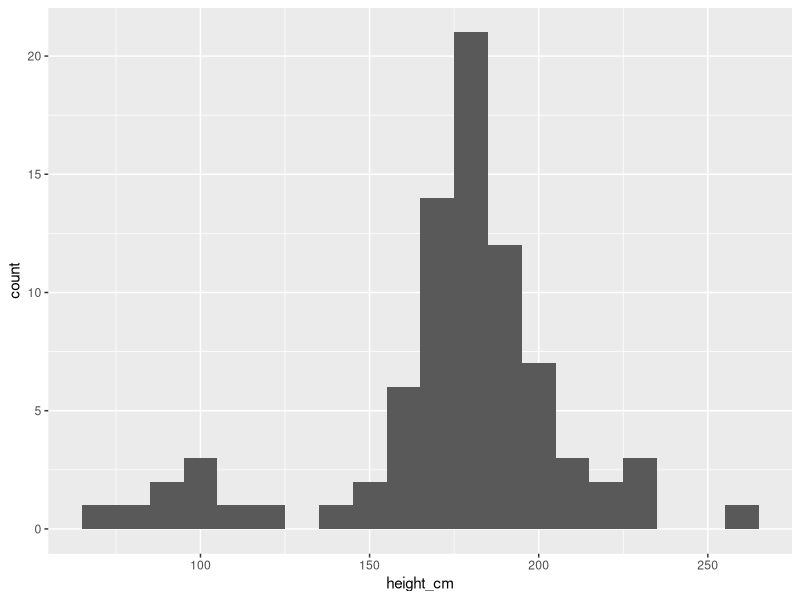
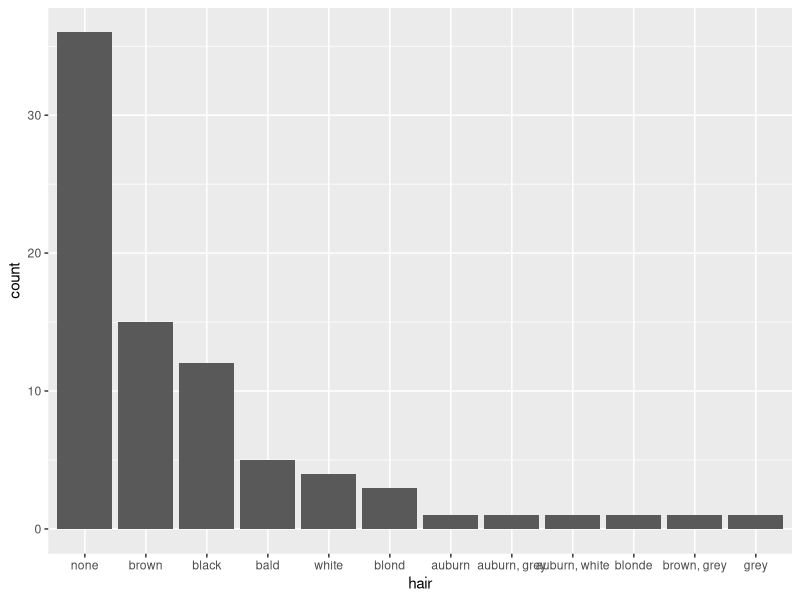
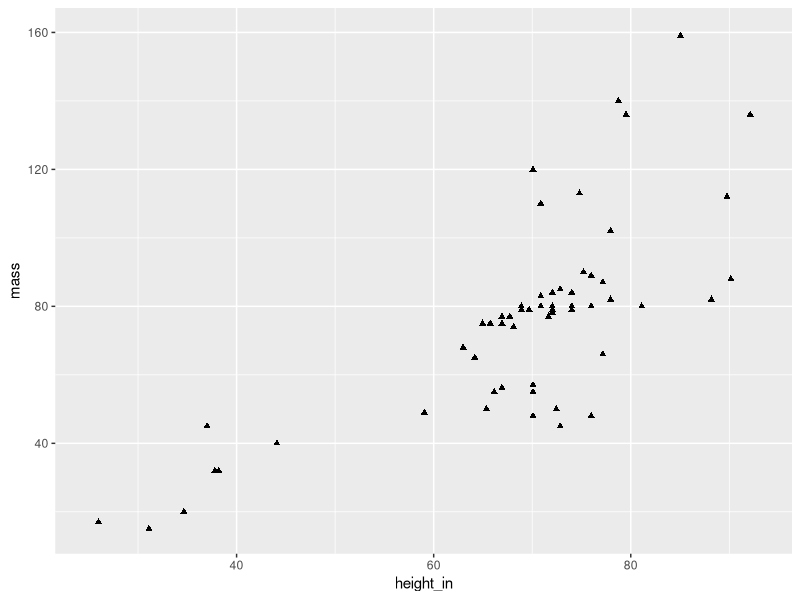

Write R code to recreate these figures, in order.
library(tidyverse)

## Create your goal tibble to replicate

# # Run this line to see what your end product should look like
# sw.wrangled.goal <- read_csv("data/sw-wrangled.csv") %>% 
#   mutate(across(c(hair, gender, species, homeworld), factor)) # this is a quick-and-dirty fix to account for odd importing behavior
# 
# # View in console
# sw.wrangled.goal 
# 
# # Examine the structure of the df and take note of data types
# # Look closely at factors (you may need another function to do so) to see their levels
# str(sw.wrangled.goal) 
# 
# 
# 
# ## Use the built-in starwars dataset to replicate the tibble above in a tbl called sw.wrangled
# # If you get stuck, use comments to "hold space" for where you know code needs to go to achieve a goal you're not sure how to execute
# sw.wranged <- starwars # %>% ...
# 
# 
# 
# ## Check that your sw.wrangled df is identical to the goal df
# # Use any returned information about mismatches to adjust your code as needed
# all.equal(sw.wrangled.goal, sw.wrangled.goal)


sw.wrangled <- starwars %>% 
  # Select only needed columns & rename height (to height_cm) and hair_color (to hair)
  select(name, height_cm = height, mass, hair = hair_color, gender, species, homeworld) %>% 
  # Filter out any rows where height data is missing
  filter(!is.na(height_cm)) %>% 
  # Break names into two columns (first_name, last_name); use first space " " as delimiter
  ## too_many="merge": if more than one delim (space) is found, merge everything after the space into the second column
  ## too_few="align_start": if less than one delim is found, treat the name like a first name and make last_name NA
  ## notice where in the column order the new columns appear vs if you did this with a mutate 
  separate_wider_delim(name, delim=" ", names = c("first_name", "last_name"), too_many="merge", too_few = "align_start") %>% 
  # Change categorical variables to factors
  mutate(
    ## for the 2 detected levels of gender (feminine, masculine) relabel (i.e., rename/replace those values) with f & m
    gender = factor(gender, levels = c("feminine", "masculine"), labels = c("f", "m")),
    ## convert character values in species to all upper case before creating factor levels
    species = factor(str_to_upper(species)),
    homeworld = factor(homeworld)) %>% 
  # create a second height column by converting cm to inches
  mutate(height_in = height_cm*.3937) %>% 
  # where there is no value in hair, use value "bald"
  mutate(hair = factor(replace_na(hair, "bald"))) %>% 
  # create a logical variable that returns true if "brown" is anywhere in the string value for hair 
  mutate(brown_hair = str_detect(hair, "brown")) %>% 
  # create an initials column by concatenating the first characters of the first and last name
  ## str_sub(colname, 1, 1) -- the '1,1' bit means the first character to include is the one in position 1
  ## and the last is in position 1 (so just the first character)
  mutate(initials = paste0(str_sub(first_name, 1, 1), str_sub(last_name, 1, 1))) %>% 
  # move the new height_in column to be immediately left of the height_cm column 
  relocate(height_in, .before = height_cm) %>% 
  # move the new initials column to be immediately right of the last_name column
  relocate(initials, .after = last_name) %>% 
  # sort by last_name and then (when last_name matches) by first_name
  arrange(last_name, first_name)

#write_csv(sw.wrangled, "data/sw-wrangled.csv")

# Plot 1 - height_cm and count
library(tidyverse)
ggplot(data = sw.wrangled) + geom_histogram(aes(x = height_cm), binwidth = 10) # This matches the example plot1 provided

# Plot 2 - sorted_hair and count
# Need to reorder the levels of hair based on count - largest to smallest
sw.wrangled$hair <- factor(sw.wrangled$hair, levels = names(sort(table(sw.wrangled$hair), decreasing = TRUE)))
# Bar plot - make sure hair is organized from largest to smallest count
ggplot(data = sw.wrangled) + geom_bar(aes(x = hair))

# Plot 3 - height_in and mass
sw.wrangled %>%
  ggplot(aes(x = height_in, y = mass)) +
  geom_point(sw.wrangled = subset(sw.wrangled, mass <= 160), shape = "triangle") +  # Exclude outlier
  coord_cartesian(xlim = c(25, 93), ylim = c(15, 160)) +  # Set the axis limits
  scale_x_continuous(breaks = seq(40, 80, by = 20)) +  # Set x-axis breaks
  scale_y_continuous(breaks = seq(40, 160, by = 40))  # Set y-axis breaks
